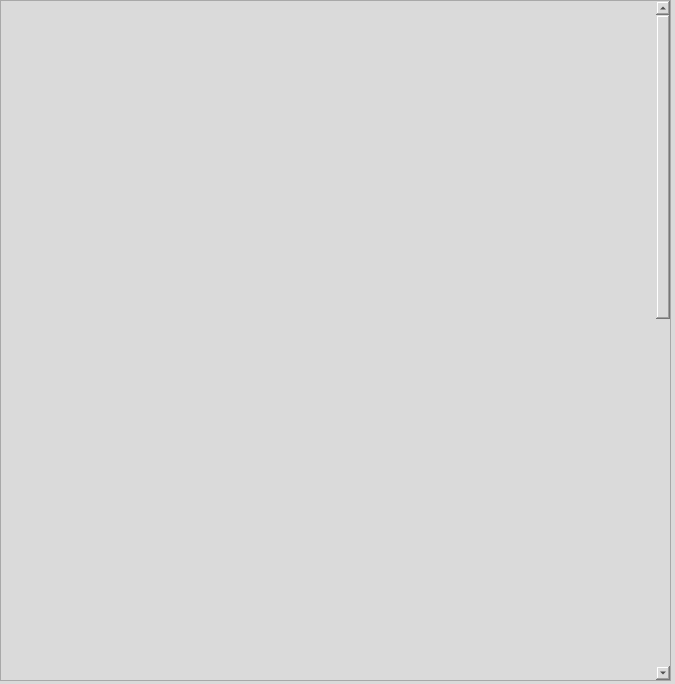
<?xml version="1.0" encoding="UTF-8"?>
<ui version="4.0">
 <class>Form</class>
 <widget class="QWidget" name="Form">
  <property name="geometry">
   <rect>
    <x>0</x>
    <y>0</y>
    <width>675</width>
    <height>684</height>
   </rect>
  </property>
  <property name="windowTitle">
   <string>Form</string>
  </property>
  <property name="styleSheet">
   <string notr="true">background-color: rgb(218, 218, 218);</string>
  </property>
  <widget class="QScrollArea" name="scrollArea_5">
   <property name="geometry">
    <rect>
     <x>0</x>
     <y>0</y>
     <width>671</width>
     <height>681</height>
    </rect>
   </property>
   <property name="widgetResizable">
    <bool>true</bool>
   </property>
   <widget class="QWidget" name="scrollAreaWidgetContents_5">
    <property name="geometry">
     <rect>
      <x>0</x>
      <y>0</y>
      <width>654</width>
      <height>1450</height>
     </rect>
    </property>
    <property name="minimumSize">
     <size>
      <width>0</width>
      <height>1450</height>
     </size>
    </property>
    <widget class="QWidget" name="verticalLayoutWidget">
     <property name="geometry">
      <rect>
       <x>0</x>
       <y>0</y>
       <width>661</width>
       <height>1441</height>
      </rect>
     </property>
     <layout class="QVBoxLayout" name="verticalLayout">
      <item>
       <widget class="caInclude" name="cainclude_11">
        <property name="macro">
         <string notr="true">ID=0, P=CML, SYS=$(SYS),DEVICE=$(DEVICE)</string>
        </property>
        <property name="filename" stdset="0">
         <string notr="true">G_EVR_out_cml_40.ui</string>
        </property>
       </widget>
      </item>
      <item>
       <widget class="caInclude" name="cainclude_12">
        <property name="macro">
         <string notr="true">ID=1, P=CML, SYS=$(SYS),DEVICE=$(DEVICE)</string>
        </property>
        <property name="filename" stdset="0">
         <string notr="true">G_EVR_out_cml_40.ui</string>
        </property>
       </widget>
      </item>
      <item>
       <widget class="caInclude" name="cainclude_13">
        <property name="macro">
         <string notr="true">ID=2, P=CML, SYS=$(SYS),DEVICE=$(DEVICE)</string>
        </property>
        <property name="filename" stdset="0">
         <string notr="true">G_EVR_out_cml_40.ui</string>
        </property>
       </widget>
      </item>
      <item>
       <widget class="caInclude" name="cainclude_15">
        <property name="macro">
         <string notr="true">ID=3, P=CML, SYS=$(SYS),DEVICE=$(DEVICE)</string>
        </property>
        <property name="filename" stdset="0">
         <string notr="true">G_EVR_out_cml_40.ui</string>
        </property>
       </widget>
      </item>
     </layout>
    </widget>
   </widget>
  </widget>
 </widget>
 <customwidgets>
  <customwidget>
   <class>caInclude</class>
   <extends>QWidget</extends>
   <header>caInclude</header>
  </customwidget>
 </customwidgets>
 <resources/>
 <connections/>
</ui>
